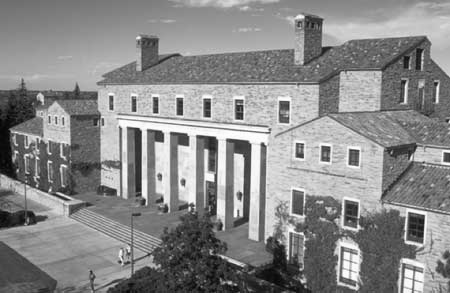
#> input picture house.tiff, 450 x 293 px, found by its file name
$ jupyter execute ImageProcessingRecitation_03_Histograms.ipynb
#> lines starting #> are read from the running program, lines starting #| are printed output that depends on the picture
<a href="https://colab.research.google.com/github/dnevo/ImageProcessing/blob/main/ImageProcessingRecitation_03_Histograms.ipynb" target="_parent"></a>

[cell 1]
import os
import requests
from io import BytesIO
import numpy as np
import matplotlib.pyplot as plt
import PIL

[cell 2]
GITHUB_PATH = 'https://raw.githubusercontent.com/dnevo/ImageProcessing/main/images/'

def read_file(fname:str, file_path:str=GITHUB_PATH) -> np.ndarray:
    '''
    Accept an image file name (defaulty located in GitHub) and return the image
    in a numpy array.

    Args:
        fname: the file name
        file_path: the file path.. Default value is Doron's Github repo.

    Returns:
        the image converted into a Numpy array.
    '''
#> called with fname = 'house.tiff'
    file_path = os.path.join(file_path, fname)
    response = requests.get(file_path)
    fp = BytesIO(response.content)

    img_pil = PIL.Image.open(fp)
#> img_pil is the input picture: PIL image 450x293 L; min 0, max 254, mean 137.5
    return np.array(img_pil, dtype='int16')

# 3. Histograms

## 3.1 Accumulated Histogram generation

[cell 3]
def histograms(img:np.array) -> (np.array, np.array):
    hist = np.zeros(256, dtype='int16')
    nrows, ncols = img.shape
#> nrows = 293; ncols = 450
    for r in range(nrows):
        for c in range(ncols):
            hist[img[r, c]] += 1

    acc_hist = np.zeros(256, dtype='int32')
    acc_hist[0] = hist[0]
    for i in range(1,256):
        acc_hist[i] = acc_hist[i-1] + hist[i]
#> after the loop, acc_hist = 256 values from 1 to 131850
    return hist, acc_hist / img.size

**Note: the accumulated histogram is normalized.**

[cell 4]
img = read_file(fname='house.tiff')

[cell 5]
def plot_img_hist(img:np.array):
    hist, acc_hist = histograms(img)
#> hist = 256 values, max 1102 at index 116, min 0 at index 2, mean 515; acc_hist = 256 values from 7.58e-06 to 1

    fig, axes = plt.subplots(nrows=1, ncols=3, figsize=(12, 3))
    axes[0].imshow(img,  cmap='gray', vmin=0, vmax=255)

    axes[1].set_xlim([0, 256])
    axes[1].set_ylim([0, hist[1:-1].max()])
    axes[1].bar(np.arange(len(hist)),height=hist);
    axes[2].set_xlim([0, 256])
    axes[2].bar(np.arange(len(acc_hist)),height=acc_hist);

[cell 6]
plot_img_hist(img)
#> figure, not shown here; panel 2: tallest bar 1102 high, from x = 115.6 to 116.4

**Histogram generation using built-in functions**

[cell 7]
hist, _ = np.histogram(img, bins=10)
#> hist = [1578, 4744, 11718, 17898, 23069, 20948, 17446, 17888, 10846, 5715]
plt.bar(np.arange(len(hist)),height=hist);
#> figure, not shown here; tallest bar 23069 high, from x = 3.6 to 4.4

## 3.2 Histogram sliding - increase / decrease brightness

[cell 8]
dark_img = np.clip(img - 60, a_min=0, a_max=255)
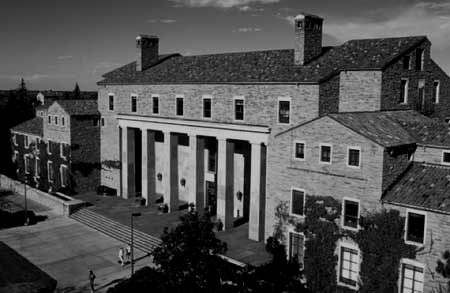
#> dark_img: shape (293, 450) int16; min 0, max 194, mean 78.8
plot_img_hist(dark_img)
#> figure, not shown here; panel 2: tallest bar 9882 high, from x = -0.4 to 0.4

[cell 9]
bright_img = np.clip(img + 60, a_min=0, a_max=255)
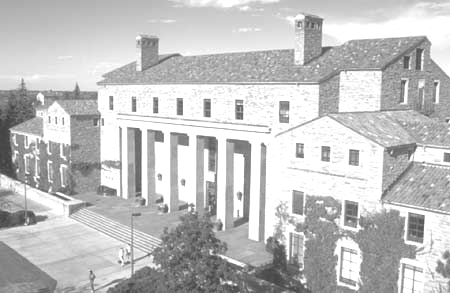
#> bright_img: shape (293, 450) int16; min 60, max 255, mean 193.8
plot_img_hist(bright_img)
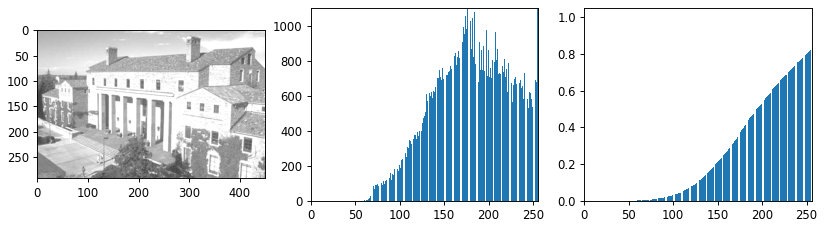
#> figure drawn by matplotlib, 3 panels; panel 2: tallest bar 23966 high, from x = 254.6 to 255.4; panel 3: tallest bar 1 high, from x = 254.6 to 255.4

[cell 10]
img1 = (img / 3).astype(np.int16)
bright_img = np.clip(img1, a_min=0, a_max=255)
plot_img_hist(img1)
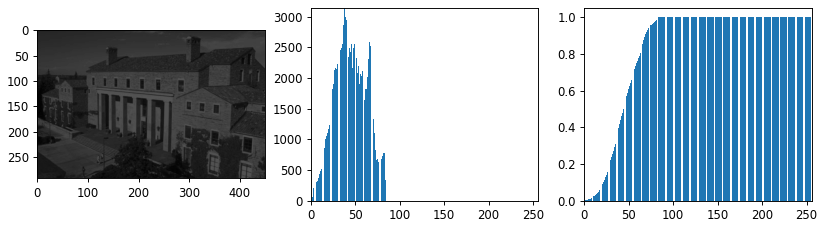
#> figure drawn by matplotlib, 3 panels; panel 2: tallest bar 3139 high, from x = 37.6 to 38.4

[cell 11]
img2 = (img1 * 3).astype(np.int16)
img2 = np.clip(img2, a_min=0, a_max=255)
plot_img_hist(img2)
#> figure, not shown here; panel 2: tallest bar 3139 high, from x = 113.6 to 114.4

##3.3 histogram stretching (linear scaling) - increase the contrast

$$G_{i,j}=\frac{F_{i,j}-F_{min}}{F_{max}-F_{min}}$$

[cell 12]
img = read_file(fname='lena1.tiff')[:, :, 0]
#> call 2 of read_file, with fname = 'lena1.tiff'
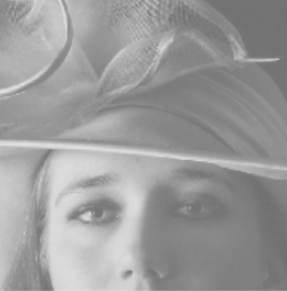
#> input picture lena1.tiff, 287 x 291 px, found by its file name
#> in read_file, img_pil is the input picture: PIL image 287x291 RGB; min 112, max 225, mean 154.7
plot_img_hist(img)
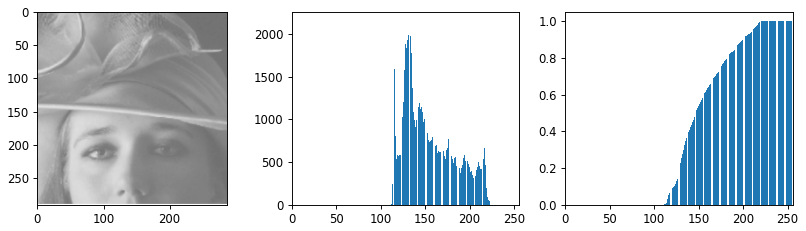
#> figure drawn by matplotlib, 3 panels; panel 2: tallest bar 2257 high, from x = 132.6 to 133.4

[cell 13]
img1 = (img - img.min()) / (img.max() - img.min()) * 255
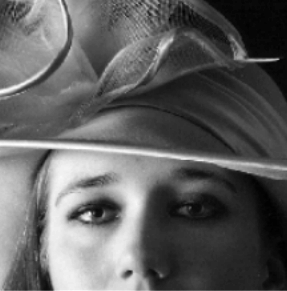
#> img1: shape (291, 287) float64; min 0, max 255, mean 96.4
img1 = img1.astype(np.int16)
plot_img_hist(img1)
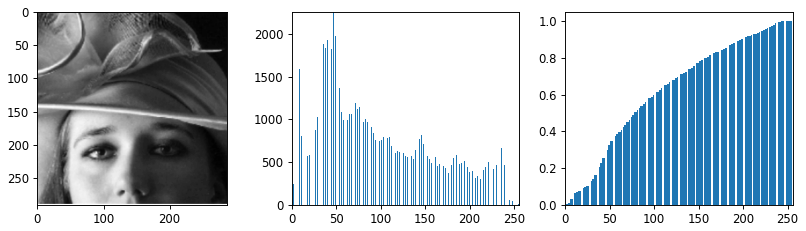
#> figure drawn by matplotlib, 3 panels; panel 2: tallest bar 2257 high, from x = 46.6 to 47.4; panel 3: tallest bar 1 high, from x = 254.6 to 255.4

***What will happen in this case?***

[cell 14]
img[0, 0] = 0
img[0,1] = 255
#> img: shape (291, 287) int16; min 0, max 255, mean 154.7

[cell 15]
img1 = (img - img.min()) / (img.max() - img.min()) * 255
img1 = img1.astype(np.int16)
plot_img_hist(img1)
#> figure, not shown here; panel 2: tallest bar 2257 high, from x = 132.6 to 133.4; panel 3: tallest bar 1 high, from x = 254.6 to 255.4

##3.4 histogram equalization

[cell 16]
import cv2 as cv

img_equ = cv.equalizeHist(img1.astype(np.uint8))
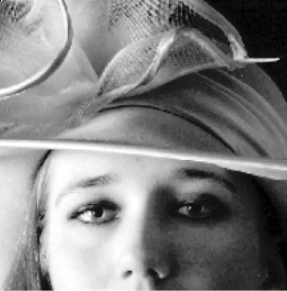
#> img_equ: shape (291, 287); min 0, max 255, mean 129
plot_img_hist(img_equ)
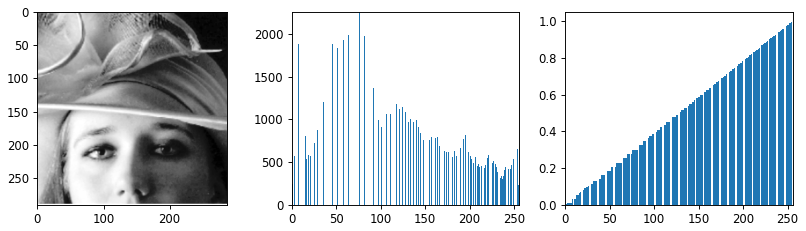
#> figure drawn by matplotlib, 3 panels; panel 2: tallest bar 2257 high, from x = 75.6 to 76.4; panel 3: tallest bar 1 high, from x = 254.6 to 255.4

**Histogram equalization**

Q: according to the source curve, is the source image bright or dark?

Q: what is the meaning of the $|s_1,d_1|$ horizontal line?

[cell 17]
idx_src = 0
idx_dest = 0
acc_hist_src = np.array([0.2, 0.35, 0.45, 0.47, 0.5, 0.6, 0.65, 0.7, 0.8, 1.0])
acc_hist_dest = np.array([0.1, 0.2, 0.3, 0.4, 0.5, 0.6, 0.7, 0.8, 0.9, 1.0])
NUM_COLOR = 10   # 256

# create a conversion vector to hold the new grayscale transformation
cv = np.zeros(NUM_COLOR, dtype=np.uint16)
while idx_src < NUM_COLOR:
    if acc_hist_dest[idx_dest] < acc_hist_src[idx_src]:
        idx_dest = idx_dest + 1
    else:
        cv[idx_src] = idx_dest
        idx_src = idx_src + 1

print([f'{i}->{cv[i]}' for i in range(len(cv))])
